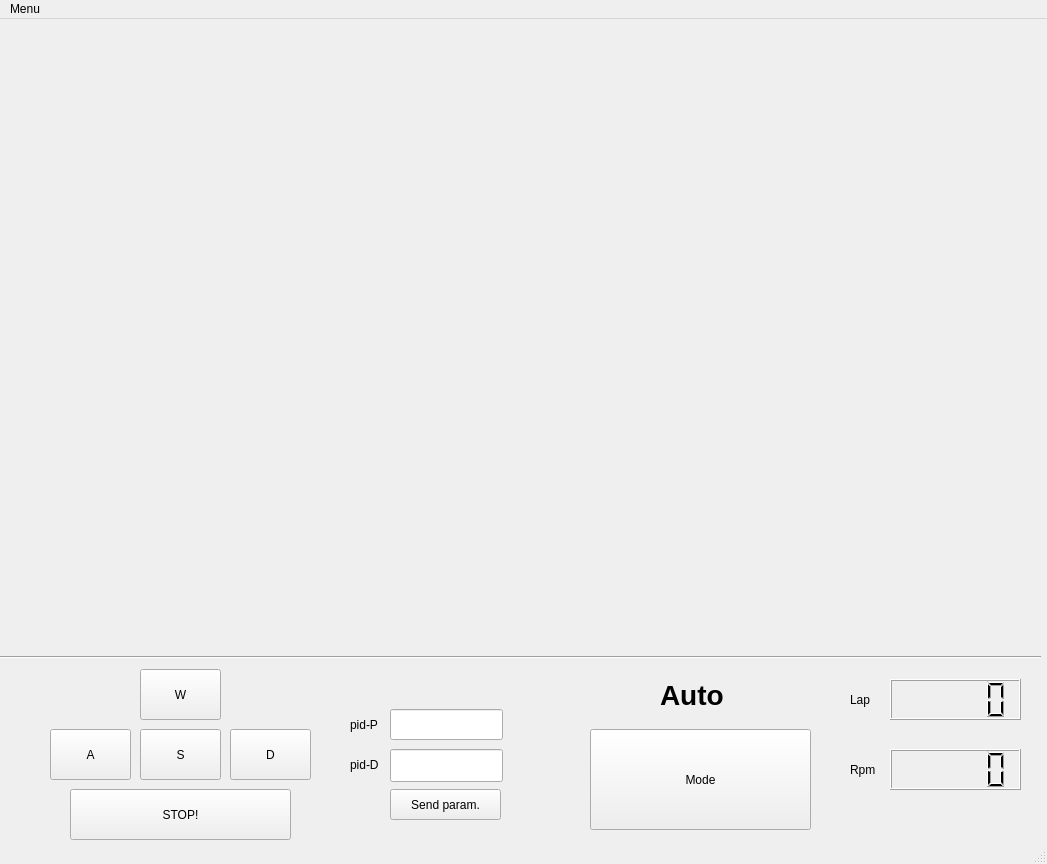
<?xml version="1.0" encoding="UTF-8"?>
<ui version="4.0">
 <class>MainWindow</class>
 <widget class="QMainWindow" name="MainWindow">
  <property name="geometry">
   <rect>
    <x>0</x>
    <y>0</y>
    <width>1047</width>
    <height>864</height>
   </rect>
  </property>
  <property name="windowTitle">
   <string>MainWindow</string>
  </property>
  <widget class="QWidget" name="centralwidget">
   <widget class="QPushButton" name="sendparam">
    <property name="geometry">
     <rect>
      <x>390</x>
      <y>770</y>
      <width>111</width>
      <height>31</height>
     </rect>
    </property>
    <property name="text">
     <string>Send param.</string>
    </property>
   </widget>
   <widget class="QPushButton" name="W">
    <property name="geometry">
     <rect>
      <x>140</x>
      <y>650</y>
      <width>81</width>
      <height>51</height>
     </rect>
    </property>
    <property name="text">
     <string>W</string>
    </property>
    <property name="checkable">
     <bool>true</bool>
    </property>
    <property name="checked">
     <bool>false</bool>
    </property>
    <property name="autoRepeat">
     <bool>false</bool>
    </property>
    <property name="autoDefault">
     <bool>false</bool>
    </property>
    <property name="default">
     <bool>false</bool>
    </property>
    <property name="flat">
     <bool>false</bool>
    </property>
   </widget>
   <widget class="QLineEdit" name="pid_p">
    <property name="geometry">
     <rect>
      <x>390</x>
      <y>690</y>
      <width>113</width>
      <height>31</height>
     </rect>
    </property>
   </widget>
   <widget class="QLineEdit" name="pid_d">
    <property name="geometry">
     <rect>
      <x>390</x>
      <y>730</y>
      <width>113</width>
      <height>33</height>
     </rect>
    </property>
   </widget>
   <widget class="QPushButton" name="A">
    <property name="geometry">
     <rect>
      <x>50</x>
      <y>710</y>
      <width>81</width>
      <height>51</height>
     </rect>
    </property>
    <property name="text">
     <string>A</string>
    </property>
    <property name="checkable">
     <bool>true</bool>
    </property>
   </widget>
   <widget class="QPushButton" name="S">
    <property name="geometry">
     <rect>
      <x>140</x>
      <y>710</y>
      <width>81</width>
      <height>51</height>
     </rect>
    </property>
    <property name="text">
     <string>S</string>
    </property>
    <property name="checkable">
     <bool>true</bool>
    </property>
   </widget>
   <widget class="QPushButton" name="D">
    <property name="geometry">
     <rect>
      <x>230</x>
      <y>710</y>
      <width>81</width>
      <height>51</height>
     </rect>
    </property>
    <property name="text">
     <string>D</string>
    </property>
    <property name="checkable">
     <bool>true</bool>
    </property>
   </widget>
   <widget class="QPushButton" name="stop">
    <property name="geometry">
     <rect>
      <x>70</x>
      <y>770</y>
      <width>221</width>
      <height>51</height>
     </rect>
    </property>
    <property name="text">
     <string>STOP!</string>
    </property>
   </widget>
   <widget class="QLabel" name="label">
    <property name="geometry">
     <rect>
      <x>350</x>
      <y>690</y>
      <width>41</width>
      <height>31</height>
     </rect>
    </property>
    <property name="text">
     <string>pid-P</string>
    </property>
   </widget>
   <widget class="QLabel" name="label_2">
    <property name="geometry">
     <rect>
      <x>350</x>
      <y>730</y>
      <width>41</width>
      <height>31</height>
     </rect>
    </property>
    <property name="text">
     <string>pid-D</string>
    </property>
   </widget>
   <widget class="QWidget" name="widget" native="true">
    <property name="geometry">
     <rect>
      <x>10</x>
      <y>10</y>
      <width>1021</width>
      <height>611</height>
     </rect>
    </property>
   </widget>
   <widget class="Line" name="line">
    <property name="geometry">
     <rect>
      <x>0</x>
      <y>630</y>
      <width>1041</width>
      <height>16</height>
     </rect>
    </property>
    <property name="orientation">
     <enum>Qt::Horizontal</enum>
    </property>
   </widget>
   <widget class="QLCDNumber" name="lcdNumber">
    <property name="geometry">
     <rect>
      <x>890</x>
      <y>660</y>
      <width>131</width>
      <height>41</height>
     </rect>
    </property>
   </widget>
   <widget class="QLCDNumber" name="lcdNumber_2">
    <property name="geometry">
     <rect>
      <x>890</x>
      <y>730</y>
      <width>131</width>
      <height>41</height>
     </rect>
    </property>
   </widget>
   <widget class="QLabel" name="label_3">
    <property name="geometry">
     <rect>
      <x>850</x>
      <y>730</y>
      <width>41</width>
      <height>41</height>
     </rect>
    </property>
    <property name="text">
     <string>Rpm</string>
    </property>
   </widget>
   <widget class="QLabel" name="label_4">
    <property name="geometry">
     <rect>
      <x>850</x>
      <y>660</y>
      <width>41</width>
      <height>41</height>
     </rect>
    </property>
    <property name="text">
     <string>Lap</string>
    </property>
   </widget>
   <widget class="QPushButton" name="pushButton">
    <property name="geometry">
     <rect>
      <x>590</x>
      <y>710</y>
      <width>221</width>
      <height>101</height>
     </rect>
    </property>
    <property name="text">
     <string>Mode</string>
    </property>
   </widget>
   <widget class="QLabel" name="label_5">
    <property name="geometry">
     <rect>
      <x>660</x>
      <y>650</y>
      <width>171</width>
      <height>51</height>
     </rect>
    </property>
    <property name="font">
     <font>
      <pointsize>21</pointsize>
      <weight>75</weight>
      <bold>true</bold>
     </font>
    </property>
    <property name="text">
     <string>Auto</string>
    </property>
   </widget>
  </widget>
  <widget class="QMenuBar" name="menubar">
   <property name="geometry">
    <rect>
     <x>0</x>
     <y>0</y>
     <width>1047</width>
     <height>19</height>
    </rect>
   </property>
   <widget class="QMenu" name="menu">
    <property name="title">
     <string>Menu</string>
    </property>
    <addaction name="quit"/>
   </widget>
   <addaction name="menu"/>
  </widget>
  <widget class="QStatusBar" name="statusbar"/>
  <action name="quit">
   <property name="text">
    <string>Quit</string>
   </property>
  </action>
 </widget>
 <resources/>
 <connections/>
</ui>
